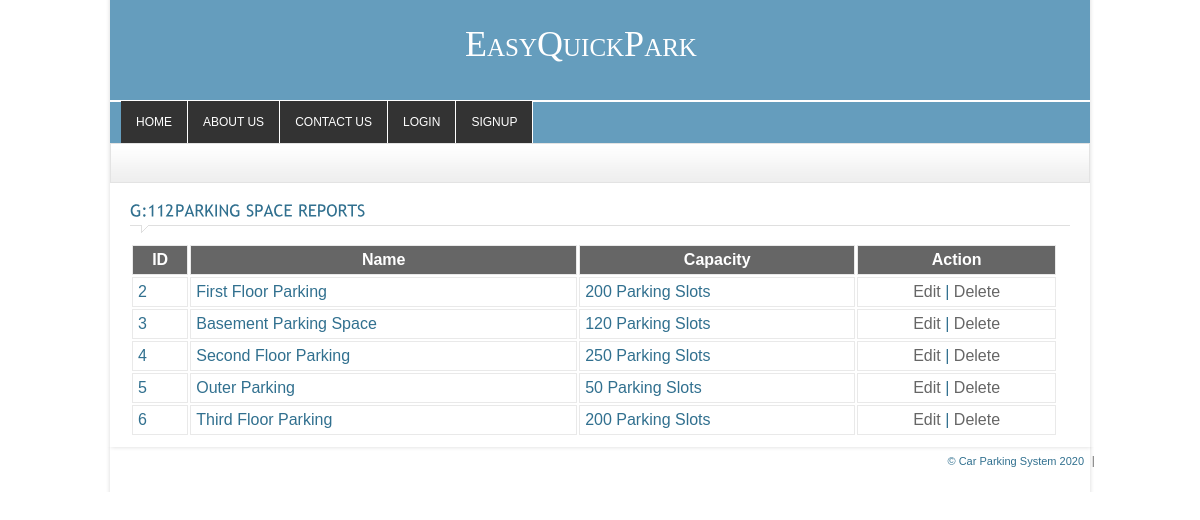
Page /space-report.php on the committed database.
### tables this page shows
CREATE TABLE `space` (
  `space_id` int(11) NOT NULL,
  `space_title` varchar(255) NOT NULL,
  `space_total_parkings` varchar(255) NOT NULL,
  `space_description` varchar(255) NOT NULL
);

### space-report.php (the view, shortened to what this page needs)
<?php
	include_once("includes/header.php");
	$SQL="SELECT * FROM `space`";
	$rs=mysql_query($SQL) or die(mysql_error());
?>
	<div class="crumb">
    </div>
	<div id="content_sec">
		<div class="col1" style="width:100%">
		<div class="contact">
			<h4 class="heading colr">Parking Space Reports</h4>
			<?php
			if(mysql_num_rows($rs)) {
			?>
			<form name="frm_space" action="lib/space.php" method="post">
				<div class="static">
					<table style="width:100%">
					  <tbody>
					  <tr class="tablehead bold">
						<td scope="col">ID</td>
						<td scope="col">Name</td>
						<td scope="col">Capacity</td>
						<td scope="col">Action</td>
					  </tr>
					<?php
					while($data = mysql_fetch_assoc($rs))
					{
					?>
					  <tr>
						<td><?=$data[space_id]?></td>
						<td><?=$data[space_title]?></td>
						<td><?=$data[space_total_parkings]?> Parking Slots</td>
						<td style="text-align:center">
						<a href="space.php?space_id=<?php echo $data[space_id] ?>">Edit</a> |
						<a href="Javascript:delete_space(<?=$data[space_id]?>)">Delete</a></td>
					  </tr>
					<?php } ?>
					</tbody>
					</table>
				</div>
			</form>
			<?php } else {?>
				<div class="msg">You Space Added Yet.</div>
			<?php } ?>
		</div>
		</div>
	</div>
<?php include_once("includes/footer.php"); ?>

### css/style.css (style rules this page uses)
* { padding:0px; margin:0px; }
body { background-color:#31708f; font-family:Arial, Helvetica, sans-serif; font-size:11px; color:#31708f; float:left; width:100%; }
a { text-decoration:none; outline:none; color:#666666; }
.bold { font-weight:bold; }
.colr { color:#31708f !important; }
h4 { font-size:16px; font-weight:normal; }
.heading { padding:10px 0px 14px 0px !important; width:100% !important; margin-bottom:10px !important; text-transform:uppercase; background-image:url(../images/heading.gif); background-repeat:no-repeat; background-position:left bottom; }
#content_sec { width:940px; padding:10px 20px; margin-left:10px; background-color:#FFF; float:left; }
.col1 { width:675px; float:left; }
.crumb { width:958px; height:30px; padding:8px 10px 0px 10px; background-image:url(../images/crumb.gif); background-repeat:repeat-x; margin-left:10px; border:#e3e3e3 solid 1px; }
.static { float:left; width:928px; }
.static table { float:left; width:453px; }
.static tr.tablehead { background-color:#666666; color:#FFF; padding:10px; text-align:center; }
.static tr td { padding:5px; border:#e9e9e9 solid 1px; }

### css/slider.css (style rules this page uses)
* { margin: 0; padding: 0; }

### rows in the picture
space: space_id "2", space_title "First Floor Parking", space_total_parkings "200"
space: space_id "3", space_title "Basement Parking Space", space_total_parkings "120"
space: space_id "4", space_title "Second Floor Parking", space_total_parkings "250"
space: space_id "5", space_title "Outer Parking", space_total_parkings "50"
space: space_id "6", space_title "Third Floor Parking", space_total_parkings "200"
